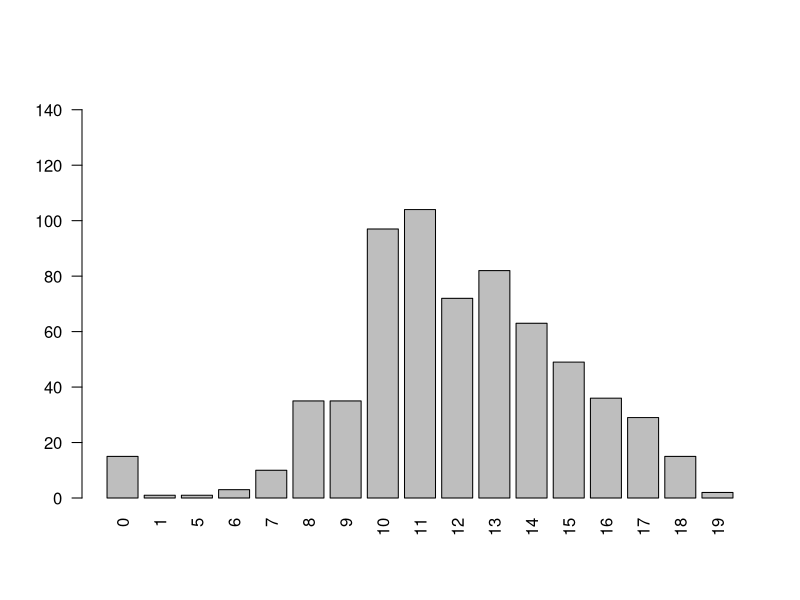
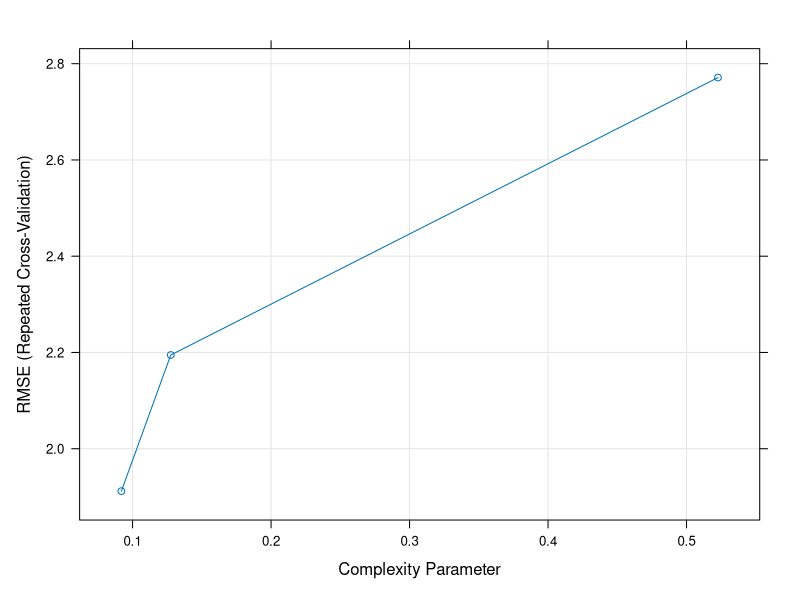
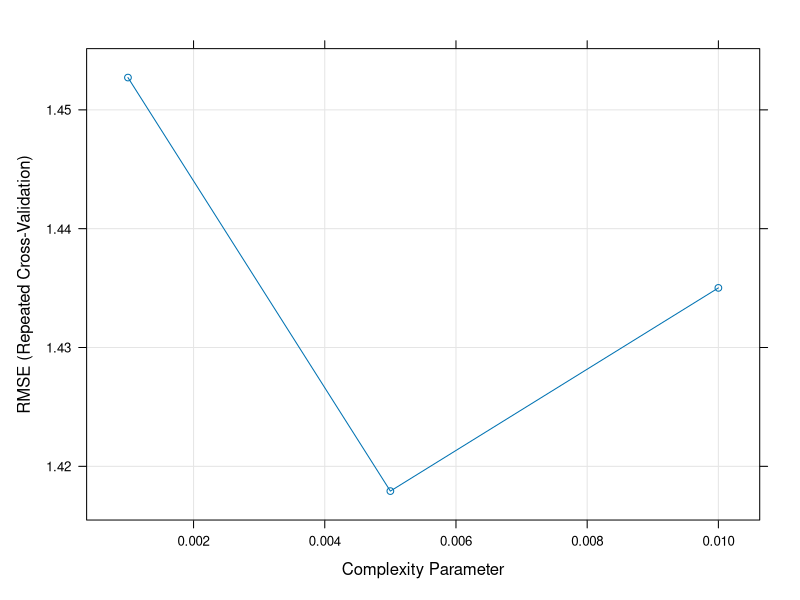

The R source for these figures, in order: (Note: this script raises an error after producing the figures.)
## ---- chunk 1
library(caret)
## ---- chunk 2
data <- read.csv("../data/student-por_v3.csv", stringsAsFactors = TRUE)
str(data)
summary(data)
## ---- chunk 3
data <- subset(data, select = -result)
str(data)
summary(data)
## ---- chunk 4
col_names <- setdiff(colnames(data), c("age","absences","G1","G2","G3"))

data[col_names] <- lapply(data[col_names] , factor)
str(data)
summary(data)
## ---- chunk 5
barplot(table(data$G3), ylim=c(0,150), las = 2)
## ---- chunk 6
set.seed(42)

train_index <- createDataPartition(
  data$G3,
  p = 0.8,
  list = FALSE,
  times = 1
)

train_set <- data[train_index, ]
test_set <- data[-train_index, ]

## ---- chunk 7
nrow(train_set)
nrow(test_set)
## ---- chunk 8
set.seed(42)

fit_control <- trainControl(
  method = "repeatedcv",
  number = 10,
  repeats = 10
)
## ---- chunk 9
get_best_result = function(caret_fit) {
  best = which(rownames(caret_fit$results) == rownames(caret_fit$bestTune))
  best_result = caret_fit$results[best, ]
  rownames(best_result) = NULL
  best_result
  #getTrainPerf(caret_fit)
}
## ---- chunk 10
dt_fit <- train(
  G3 ~ .,
  data = train_set,
  method = "rpart",
  trControl = fit_control,
  preProcess = c("center", "scale")
)

# warning message above is just a warning about some parameters that do very poorly so that the RMSE is a little worse than the basic st deviation of the outcome
# Reference: https://github.com/topepo/caret/issues/905

dt_fit
## ---- chunk 11
get_best_result(dt_fit)
## ---- chunk 12
plot(dt_fit)
## ---- chunk 13
dt_pred <- predict(dt_fit, test_set)
## ---- chunk 14
postResample(pred = dt_pred, obs = test_set$G3)
## ---- chunk 15
tuneGrid <- expand.grid(
  cp = c(0.01, 0.005, 0.001)
)

dt_fit <- train(
  G3 ~ .,
  data = train_set,
  method = "rpart",
  trControl = fit_control,
  preProcess = c("center", "scale"),
  tuneGrid = tuneGrid
)

dt_fit
## ---- chunk 16
get_best_result(dt_fit)
## ---- chunk 17
plot(dt_fit)
## ---- chunk 18
dt_pred <- predict(dt_fit, test_set)
## ---- chunk 19
postResample(pred = dt_pred, obs = test_set$G3)
## ---- chunk 20
rf_fit <- train(
  G3 ~ .,
  data = train_set,
  method = "ranger",
  trControl = fit_control,
  preProcess = c("center", "scale")
)

rf_fit

## ---- chunk 21
get_best_result(rf_fit)
## ---- chunk 22
plot(rf_fit)
## ---- chunk 23
rf_pred <- predict(rf_fit, test_set)
## ---- chunk 24
postResample(pred = rf_pred, obs = test_set$G3)
## ---- chunk 25
tuneGrid <- expand.grid(
  mtry = c(36, 70, 80),
  splitrule = c("variance", "extratrees"),
  min.node.size = c(2,5,8)
)

rf_fit <- train(
  G3 ~ .,
  data = train_set,
  method = "ranger",
  trControl = fit_control,
  preProcess = c("center", "scale"),
  tuneGrid = tuneGrid
)

rf_fit

#Error: mtry can not be larger than number of variables in data. Ranger will EXIT now.
#Warning: model fit failed for Fold07.Rep02: mtry=80, splitrule=extratrees, min.node.size=5 Error in ranger::ranger(dependent.variable.name = ".outcome", data = x,  : 
#  User interrupt or internal error.
## ---- chunk 26
get_best_result(rf_fit)
## ---- chunk 27
plot(rf_fit)
## ---- chunk 28
tuneGrid <- expand.grid(
  mtry = seq(30,36,by=2),
  splitrule = c("variance"),
  min.node.size = seq(5,10,by=1)
)

rf_fit <- train(
  G3 ~ .,
  data = train_set,
  method = "ranger",
  trControl = fit_control,
  preProcess = c("center", "scale"),
  tuneGrid = tuneGrid
)

rf_fit

## ---- chunk 29
get_best_result(rf_fit)
## ---- chunk 30
plot(rf_fit)
## ---- chunk 31
rf_pred <- predict(rf_fit, test_set)
## ---- chunk 32
postResample(pred = rf_pred, obs = test_set$G3)
## ---- chunk 33

## ---- chunk 34

## ---- chunk 35

